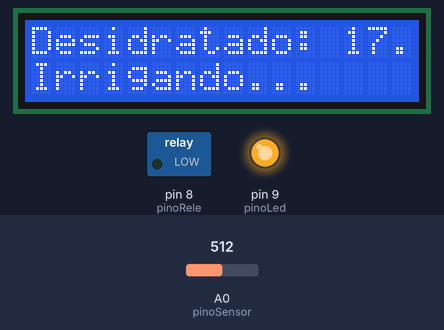
The sketch below on a simulated Arduino Uno, built with avr-gcc and run on an emulated ATmega328P. Shown: 16×2 character LCD, switched loads named in the sketch (green lamp = pin HIGH), output pins drawn as LEDs (lit = HIGH). The test bench sets the inputs (shaded band); at power-on: A0 (pinoSensor) = 512. What the sketch prints to the serial monitor is not drawn.

Above: at 1.2 s.
1.3 s: A0 (pinoSensor) set to 440
At 10.3 s:
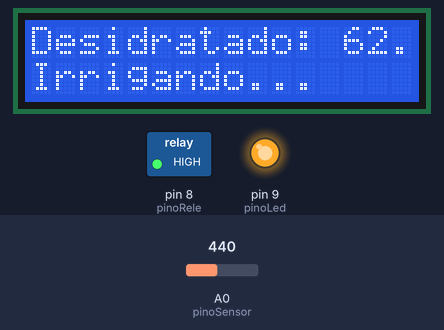
13.2 s: A0 (pinoSensor) set to 421
At 19.2 s:
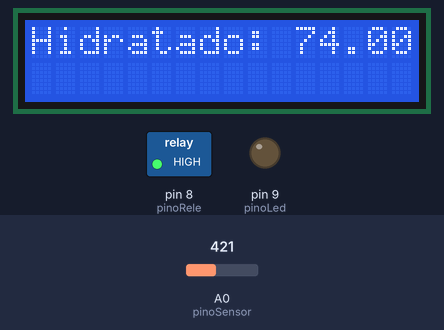
19.9 s: A0 (pinoSensor) set to 511
At 21.5 s:
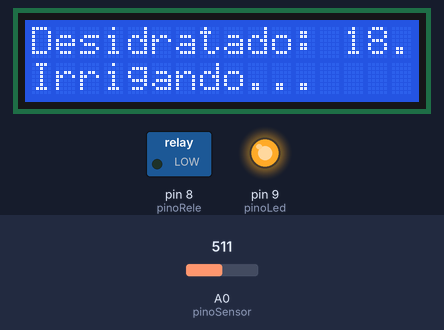
Timing chart, 0 to 32.6 s (numbered marks = the images above; inputs shaded):
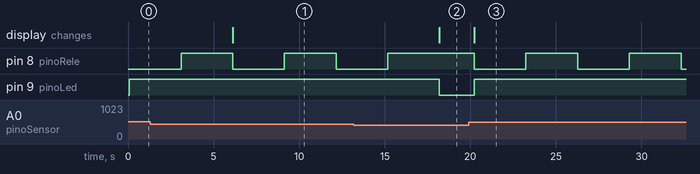

Measured:
- the behaviour switches between 429 and 428 on A0 (pinoSensor) (found by bisection; images 1 and 2)
- after the input at 1.3 s, the display: changes after 4.8 s (image 1)
- after the input at 13.2 s, pin 8 (pinoRele): goes on until 15.2 s, then stays HIGH; pin 9 (pinoLed): HIGH → LOW after 5.0 s; the display: changes after 5.0 s (image 2)
- after the input at 19.9 s, pin 8 (pinoRele): alternates HIGH for 3.0 s and LOW for 3.0 s, starting after 0.34 s; pin 9 (pinoLed): LOW → HIGH after 0.33 s; the display: changes after 0.34 s (image 3)
- by itself, pin 8 (pinoRele): alternates HIGH for 3.0 s and LOW for 3.0 s

The sketch:

irrigacao.ino
```cpp
#include <Wire.h>
#include <LiquidCrystal_I2C.h>

// Configurações do LCD
LiquidCrystal_I2C lcd(0x27, 16, 2); // Endereço do I2C pode variar, verifique com um scanner I2C

const int pinoSensor = A0;  // Pino do sensor de umidade
const int pinoRele = 8;     // Pino do relé
const int pinoLed = 9;      // Pino do LED

void setup() {
  pinMode(pinoRele, OUTPUT);
  pinMode(pinoLed, OUTPUT);
  digitalWrite(pinoRele, LOW); // Garantir que a bomba esteja desligada
  lcd.begin(16,2);
  lcd.backlight(); // Ativar a luz de fundo
  Serial.begin(9600);
}

void loop() {
  int umidade = analogRead(pinoSensor);
  float umidadePorcentagem = map(umidade, 540, 380, 0, 100); // Mapeia a leitura para porcentagem
  umidadePorcentagem = constrain(umidadePorcentagem, 0, 100); // Garante que o valor fique entre 0 e 100
  Serial.print("Umidade (bruta): ");
  Serial.println(umidade); // Imprime o nível de umidade do sensor
  Serial.print("Umidade (porcentagem): ");
  Serial.print(umidadePorcentagem);
  Serial.println("%");

  // Verifica se a leitura do sensor é abaixo de 330
  if (umidadePorcentagem < 70) {
    lcd.clear();
    lcd.print("Desidratado: ");
    lcd.print(umidadePorcentagem);
    lcd.print("%");
    digitalWrite(pinoLed, HIGH); // Liga o LED
    lcd.setCursor(0, 1);
    lcd.print("Irrigando...");

    // Liga a bomba
    Serial.println("Bomba ligada");
    digitalWrite(pinoRele, LOW);
    delay(3000); // Irriga por 3 segundos
    Serial.println("Bomba desligada");
    digitalWrite(pinoRele, HIGH); // Desliga a bomba

    delay(2000); // Aguarda 2 segundos antes de verificar novamente
  } else {
    lcd.clear();
    lcd.print("Hidratado: ");
    lcd.print(umidadePorcentagem);
    lcd.print("%");
    digitalWrite(pinoLed, LOW); // Desliga o LED
  }
    if (umidadePorcentagem >= 70) {
              digitalWrite(pinoRele, HIGH); // Garante que a bomba esteja desligada
              Serial.println("Bomba desligada (suficiente)");
          }

  delay(1000); // Aguarda 1 segundo antes de nova leitura


}
```
